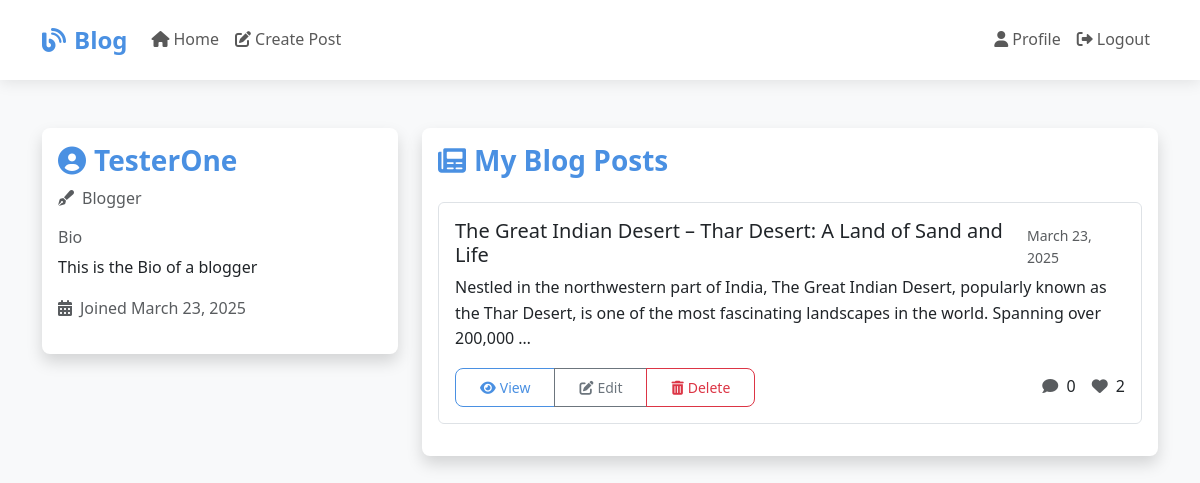
Screenshot of /profile/ (signed in) with the database file from the repository.
### blog/models.py (models this page shows, shortened)
class Blogger(models.Model):
    user = models.OneToOneField(User, on_delete=models.CASCADE)
    bio = models.TextField(max_length=500, blank=True)

class BlogPost(models.Model):
    title = models.CharField(max_length=200)
    content = models.TextField()
    author = models.ForeignKey(Blogger, on_delete=models.CASCADE, related_name='posts')
    created_date = models.DateTimeField(default=timezone.now)
    image = models.ImageField(upload_to='blog_images/%Y/%m/%d/', blank=True, null=True)
    image_caption = models.CharField(max_length=200, blank=True, null=True)
    image_position = models.CharField(
        max_length=20,
        choices=[
            ('left', 'Left'),
            ('right', 'Right'),
            ('center', 'Center'),
            ('full', 'Full Width')
        ],
        default='center'
    )
    class Meta:
        ordering = ['-created_date']

### blog/views.py (the view)
# urls.py: path('profile/', views.profile_view, name='profile'),
@login_required
def profile_view(request):
    user_posts = BlogPost.objects.filter(author=request.user.blogger).order_by('-created_date') if hasattr(request.user, 'blogger') else []
    return render(request, 'blog/profile.html', {
        'user_posts': user_posts
    })

### templates/blog/profile.html (shortened to what this page needs)
{% extends 'base.html' %}
{% block content %}
<div class="container mt-4">
    <div class="row">
        <div class="col-md-4">
            <div class="card shadow slide-in">
                <div class="card-body">
                    <h3 class="card-title">
                        <i class="fas fa-user-circle me-2"></i>{{ user.username }}
                    </h3>
                    {% if user.blogger %}
                        <p class="text-muted mb-3">
                            <i class="fas fa-pen-fancy me-2"></i>Blogger
                        </p>
                        <div class="mb-3">
                            <h6 class="text-muted mb-2">Bio</h6>
                            <p>{{ user.blogger.bio }}</p>
                        </div>
                    {% else %}
                        <p class="text-muted mb-3">
                            <i class="fas fa-user me-2"></i>Normal User
                        </p>
                    {% endif %}
                    <p class="text-muted">
                        <i class="fas fa-calendar-alt me-2"></i>Joined {{ user.date_joined|date:"F j, Y" }}
                    </p>
                </div>
            </div>
        </div>
        <div class="col-md-8">
            <div class="card shadow slide-in">
                <div class="card-body">
                    <h3 class="card-title mb-4">
                        <i class="fas fa-newspaper me-2"></i>My Blog Posts
                    </h3>
                    {% if user_posts %}
                        <div class="list-group">
                            {% for post in user_posts %}
                                <div class="list-group-item list-group-item-action flex-column align-items-start border rounded mb-3 p-3">
                                    <div class="d-flex w-100 justify-content-between align-items-center">
                                        <h5 class="mb-2">{{ post.title }}</h5>
                                        <small class="text-muted">{{ post.created_date|date:"F j, Y" }}</small>
                                    </div>
                                    <p class="mb-3">{{ post.content|truncatewords:30 }}</p>
                                    <div class="d-flex justify-content-between align-items-center">
                                        <div class="btn-group">
                                            <a href="{% url 'post-detail' post.pk %}" class="btn btn-outline-primary btn-sm">
                                                <i class="fas fa-eye me-1"></i>View
                                            </a>
                                            <a href="{% url 'post-update' post.pk %}" class="btn btn-outline-secondary btn-sm">
                                                <i class="fas fa-edit me-1"></i>Edit
                                            </a>
                                            <button type="button" class="btn btn-outline-danger btn-sm" data-bs-toggle="modal" data-bs-target="#deleteModal{{ post.pk }}">
                                                <i class="fas fa-trash-alt me-1"></i>Delete
                                            </button>
                                        </div>
                                        <div class="d-flex align-items-center">
                                            <span class="me-3">
                                                <i class="fas fa-comment text-muted me-1"></i>
                                                {{ post.comments.count }}
                                            </span>
                                            <span>
                                                <i class="fas fa-heart text-muted me-1"></i>
                                                {{ post.reactions.count }}
                                            </span>
                                        </div>
                                    </div>
                                </div>
                            {% endfor %}
                        </div>
                    {% endif %}
                </div>
            </div>
        </div>
    </div>
</div>
{% endblock %}

### templates/base.html (style rules this page uses)
:root { --primary-color: #4a90e2; --secondary-color: #f5f5f5; --text-color: #333; --border-radius: 8px; --box-shadow: 0 2px 15px rgba(0,0,0,0.1); --transition: all 0.3s ease; }
body { font-family: 'Segoe UI', system-ui, -apple-system, sans-serif; color: var(--text-color); background-color: #f8f9fa; line-height: 1.6; }
.card { border: none; border-radius: var(--border-radius); box-shadow: var(--box-shadow); transition: var(--transition); overflow: hidden; }
.card-title { color: var(--primary-color); font-weight: 600; }
.btn { border-radius: var(--border-radius); padding: 0.5rem 1.5rem; font-weight: 500; transition: var(--transition); }
.btn-outline-primary { color: var(--primary-color); border-color: var(--primary-color); }
.slide-in { animation: slideIn 0.3s ease-out; }

### rows the page displays
BlogPost: title "The Great Indian Desert – Thar Desert: A Land of Sand and Life", created_date "March 23, 2025", content "Nestled in the northwestern part of India, The Great Indian Desert, popularly known as the Thar Desert, is one of the most fascinating landscapes in the world. Spanning over 200,000 …", comments.count "0", reactions.count "2"

### other values shown
{{ user.username }} "TesterOne"
{{ user.blogger.bio }} "This is the Bio of a blogger"
{{ user.date_joined|date:"F j, Y" }} "March 23, 2025"
